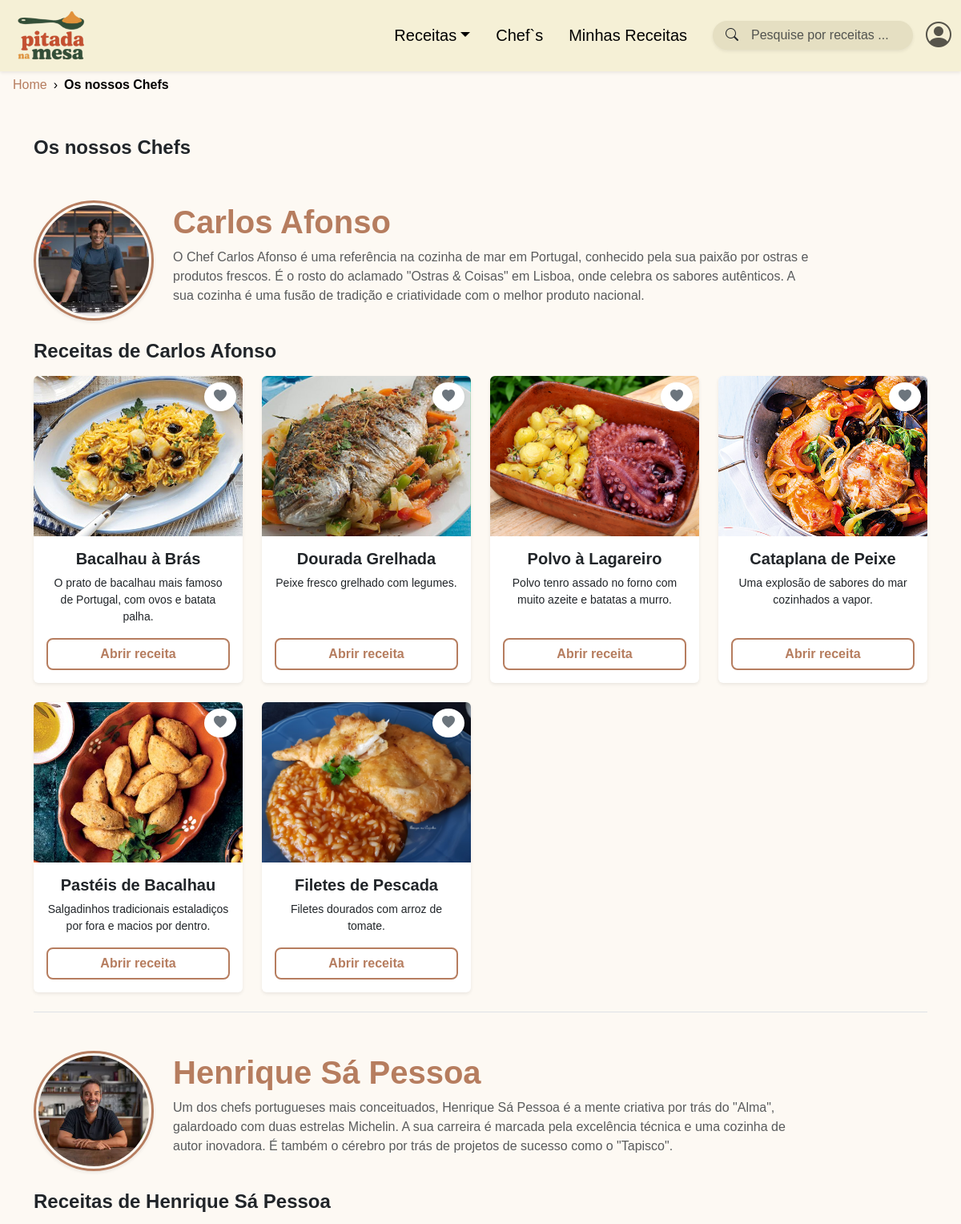
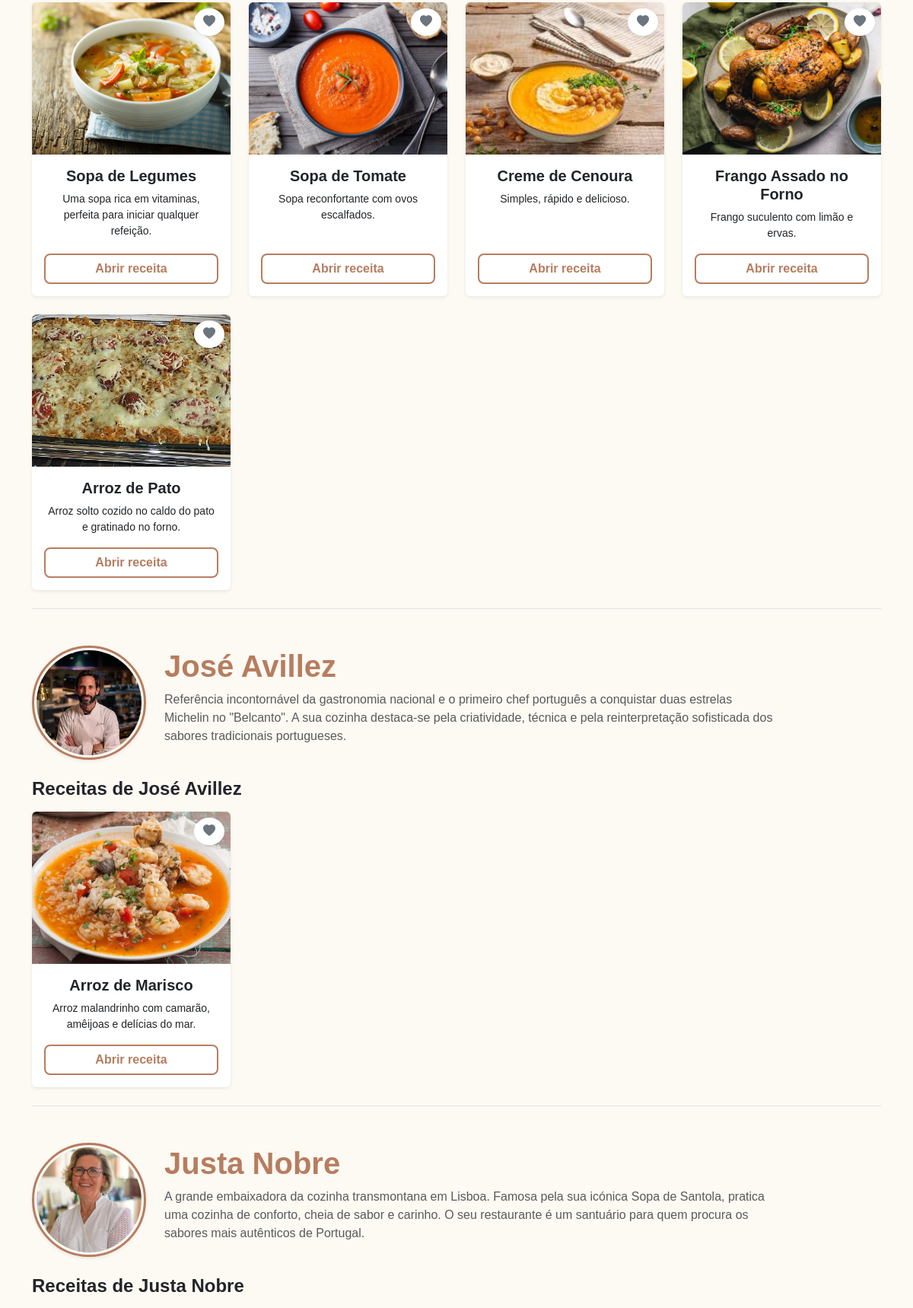
The app's page /chefs.php (upper part) with its own data (2 pictures, top to bottom).
### tables this page shows
CREATE TABLE IF NOT EXISTS `chefs` (
  `id` int NOT NULL AUTO_INCREMENT,
  `nome` varchar(100) NOT NULL,
  `descricao` text,
  `imagem` varchar(100) NOT NULL,
  PRIMARY KEY (`id`)
);

CREATE TABLE IF NOT EXISTS `receitas` (
  `id` int NOT NULL AUTO_INCREMENT,
  `titulo` varchar(100) NOT NULL,
  `categoria` varchar(50) DEFAULT NULL,
  `imagem` varchar(255) DEFAULT NULL,
  `tempo_preparo` int DEFAULT NULL,
  `descricao` text,
  `id_chef` int DEFAULT NULL,
  `id_utilizador` int DEFAULT NULL,
  `estado` tinyint(1) DEFAULT '1',
  PRIMARY KEY (`id`)
);

### chefs.php (the view, shortened to what this page needs)
<?php
require('includes/connection.php');
$stmtChefs = $dbh->query("SELECT * FROM chefs ORDER BY nome ASC");
$lista_chefs = $stmtChefs->fetchAll(PDO::FETCH_ASSOC);
?>
<!DOCTYPE html>
<html lang="pt">
<head>
  <link href="css/bootstrap.min.css" rel="stylesheet">
  <link href="css/bootstrap-icons.min.css" rel="stylesheet">
  <link href="css/style.css" rel="stylesheet">
</head>
<body>
    <?php require('includes/nav.php'); ?>
    <div class="ms-3 mt-4">
        <ol class="breadcrumb">
            <li class="breadcrumb-item"><a href="index.php">Home</a></li>
            <li class="breadcrumb-item active" aria-current="page">Os nossos Chefs</li>
        </ol>
    </div>
    <div class="container">
        <div class="fw-bold mb-5 mt-5 fs-4 text-start">Os nossos Chefs</div>
        <?php if (count($lista_chefs) > 0): ?>
            <?php foreach($lista_chefs as $chef): ?>
                <div id="chef-<?php echo $chef['id']; ?>" class="mb-5 pb-4 border-bottom">
                    <div class="d-flex flex-column flex-md-row align-items-center mb-4">
                        <div class="mb-3 mb-md-0">
                            <?php
                                $imgChef = !empty($chef['imagem']) && file_exists($chef['imagem']) ? $chef['imagem'] : 'imgs/avatar/avpadrao.jpg';
                            ?>
                            <img src="<?php echo $imgChef; ?>" alt="<?php echo $chef['nome']; ?>"
                                 class="rounded-circle shadow-sm"
                                 style="width: 150px; height: 150px; object-fit: cover; border: 3px solid rgb(182, 125, 95); padding: 3px;">
                        </div>
                        <div class="ms-md-4 text-center text-md-start">
                            <h2 class="fw-bold display-6" style="color: rgb(182, 125, 95);"><?php echo $chef['nome']; ?></h2>
                            <p class="text-muted mt-2" style="max-width: 800px;"><?php echo nl2br($chef['descricao']); ?></p>
                        </div>
                    </div>
                    <?php
                        $sqlRec = "SELECT * FROM receitas WHERE id_chef = ? AND estado =1 LIMIT 12";
                        $stmtRec = $dbh->prepare($sqlRec);
                        $stmtRec->execute([$chef['id']]);
                        $receitasChef = $stmtRec->fetchAll(PDO::FETCH_ASSOC);
                    ?>
                    <?php if (count($receitasChef) > 0): ?>
                        <h4 class="fw-semibold mb-3 text-center text-md-start">Receitas de <?php echo $chef['nome']; ?></h4>
                        <div class="row row-cols-1 row-cols-sm-2 row-cols-lg-4 g-4">
                            <?php foreach($receitasChef as $row):
                                $id = $row['id'];
                                $nome = $row['titulo'];
                                $imagem = $row['imagem'];
                                $descricao = !empty($row['descricao']) ? $row['descricao'] : "Uma receita deliciosa.";
                                $referencia = "receita.php?id=" . $id;
                                $e_favorito = false;
                                $classe_coracao = $e_favorito ? "text-danger" : "text-secondary";
                            ?>
                                <div class="col">
                                    <div class="card h-100 position-relative shadow-sm border-0">
                                        <div style="height: 200px; overflow: hidden;" class="rounded-top">
                                            <img src="<?php echo $imagem; ?>" class="w-100 h-100 object-fit-cover" alt="<?php echo $nome; ?>">
                                        </div>
                                        <button class="btn btn-light position-absolute top-0 end-0 m-2 rounded-circle shadow-sm favorite-btn"
                                                onclick="toggleFavorito(this, <?= $id ?>, '<?= addslashes($nome) ?>', '<?= $imagem ?>', '<?= $referencia ?>')"
                                                aria-label="Adicionar aos favoritos">
                                            <i class="bi bi-heart-fill <?php echo $classe_coracao; ?>"></i>
                                        </button>
                                        <div class="card-body text-center d-flex flex-column">
                                            <h5 class="card-title fw-bold"><?php echo $nome; ?></h5>
                                            <p class="card-text text-truncate-2 small"><?php echo $descricao; ?></p>
                                            <a href="<?php echo $referencia; ?>" class="btn btn-style2 mt-auto">Abrir receita</a>
                                        </div>
                                    </div>
                                </div>
                            <?php endforeach; ?>
                        </div>
                    <?php else: ?>
                        <p class="text-muted fst-italic ms-1 text-center text-md-start">Este chef ainda não publicou receitas.</p>
                    <?php endif; ?>
                </div>
            <?php endforeach; ?>
        <?php endif; ?>
    </div>
</body>
</html>

### css/style.css (style rules this page uses)
body { background-color: rgb(253, 249, 243); padding-top: 70px; font-family: 'Trebuchet MS', 'Lucida Sans Unicode', 'Lucida Grande', 'Lucida Sans', Arial, sans-serif; }
.favorite-btn { background-color: rgb(255, 255, 255) !important; border: none; box-shadow: none; }
.favorite-btn i { color: rgb(128, 128, 128); transition: color 0.3s ease; }
.btn-style2 { background-color: transparent; color: rgb(182, 125, 95); border: 2px solid rgb(182, 125, 95); border-radius: 8px; font-weight: 600; transition: all 0.3s ease; }
.breadcrumb-item + .breadcrumb-item::before { content: "›"; color: rgb(0, 0, 0); font-weight: 500; }
.breadcrumb a { color: rgb(182, 125, 95); text-decoration: none; font-weight: 500; }
.breadcrumb-item.active { color: rgb(0, 0, 0); font-weight: 600; }

### records on screen
chefs: imagem (picture), nome "Carlos Afonso", descricao "O Chef Carlos Afonso é uma referência na cozinha de mar em Portugal, conhecido pela sua paixão por ostras e produtos frescos. É o rosto do aclamado \"Ostras & Coisas\" em Lisboa, onde celebra os sabores autênticos. A sua cozinha é uma fusão de tradição e criatividade com o melhor produto nacional."
receitas: imagem (picture), titulo "Bacalhau à Brás", descricao "O prato de bacalhau mais famoso de Portugal, com ovos e batata palha."
receitas: imagem (picture), titulo "Dourada Grelhada", descricao "Peixe fresco grelhado com legumes."
receitas: imagem (picture), titulo "Polvo à Lagareiro", descricao "Polvo tenro assado no forno com muito azeite e batatas a murro."
receitas: imagem (picture), titulo "Cataplana de Peixe", descricao "Uma explosão de sabores do mar cozinhados a vapor."
receitas: imagem (picture), titulo "Pastéis de Bacalhau", descricao "Salgadinhos tradicionais estaladiços por fora e macios por dentro."
receitas: imagem (picture), titulo "Filetes de Pescada", descricao "Filetes dourados com arroz de tomate."
chefs: imagem (picture), nome "Henrique Sá Pessoa", descricao "Um dos chefs portugueses mais conceituados, Henrique Sá Pessoa é a mente criativa por trás do \"Alma\", galardoado com duas estrelas Michelin. A sua carreira é marcada pela excelência técnica e uma cozinha de autor inovadora. É também o cérebro por trás de projetos de sucesso como o \"Tapisco\"."
receitas: imagem (picture), titulo "Sopa de Legumes", descricao "Uma sopa rica em vitaminas, perfeita para iniciar qualquer refeição."
receitas: imagem (picture), titulo "Sopa de Tomate", descricao "Sopa reconfortante com ovos escalfados."
receitas: imagem (picture), titulo "Creme de Cenoura", descricao "Simples, rápido e delicioso."
receitas: imagem (picture), titulo "Frango Assado no Forno", descricao "Frango suculento com limão e ervas."
receitas: imagem (picture), titulo "Arroz de Pato", descricao "Arroz solto cozido no caldo do pato e gratinado no forno."
chefs: imagem (picture), nome "José Avillez", descricao "Referência incontornável da gastronomia nacional e o primeiro chef português a conquistar duas estrelas Michelin no \"Belcanto\". A sua cozinha destaca-se pela criatividade, técnica e pela reinterpretação sofisticada dos sabores tradicionais portugueses."
receitas: imagem (picture), titulo "Arroz de Marisco", descricao "Arroz malandrinho com camarão, amêijoas e delícias do mar."
chefs: imagem (picture), nome "Justa Nobre", descricao "A grande embaixadora da cozinha transmontana em Lisboa. Famosa pela sua icónica Sopa de Santola, pratica uma cozinha de conforto, cheia de sabor e carinho. O seu restaurante é um santuário para quem procura os sabores mais autênticos de Portugal."
